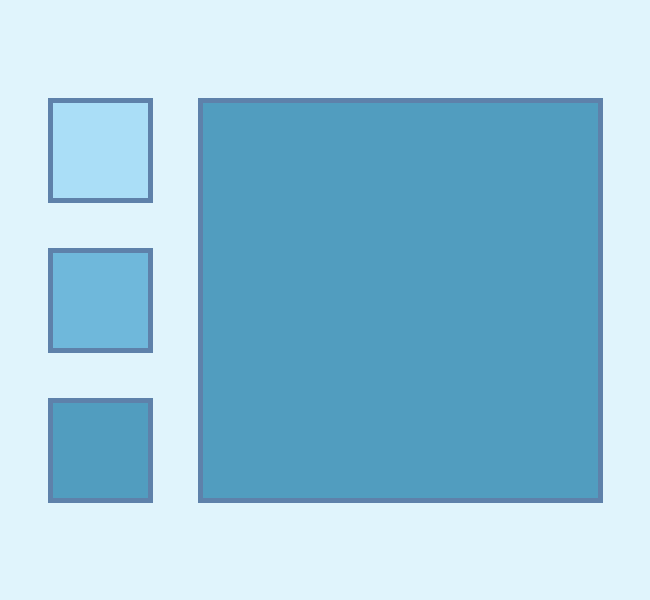
Frame 1 (no input)
Frame 60 (the mouse pressed at the canvas centre just before this capture): identical to frame 1, image omitted
Frame 120 (the mouse held since frame 60 and released just before this capture): identical to frame 1, image omitted

The Processing sketch that drew this single still picture (run headless with seeded random() and noise(); from frame 60 on, the mouse is pressed at the canvas centre):

// Processing sketch: Unit3_CheckPoint2
// ── Unit3_CheckPoint2.pde
//Melanie Liu
//2-1
//Mar 31, 2026
//Unit3 Check point-1

color babyblue = #E0F4FC;
color lightblue = #AADEF7;
color mediumblue = #6FB8DB;
color darkblue = #519DBF;
color strokecolor = #5E81AA;

color selectedColor;

void setup() {//--------------------------------
  size(650, 600);
  strokeWeight(5);
  stroke(strokecolor);
  selectedColor = darkblue;
}//---------------------------------------------

void draw() {//---------------------------------
  background(babyblue);

  //buttons
  tactile(100, 150, 50);
  fill(lightblue);
  square(50, 100, 100);

  tactile(100, 300, 50);
  fill(mediumblue);
  square(50, 250, 100);

  tactile(100, 450, 50);
  fill(darkblue);
  square(50, 400, 100);

  //indicator
  stroke(strokecolor);
  fill(selectedColor);
  square(200, 100, 400);
}//---------------------------------------------


void tactile (int x, int y, int s) {//----------
  if (mouseX > (x-s) && mouseX < (x+s) && mouseY > (y-s) && mouseY < (y+s)) {
    stroke(#FFFFFF);
  } else {
    stroke(strokecolor);
  }
}//---------------------------------------------


void mouseReleased() {//------------------------

  if (mouseX > 50 && mouseX < 150 && mouseY > 100 && mouseY < 200) {
    selectedColor = lightblue;
  }
  if (mouseX > 50 && mouseX < 150 && mouseY > 250 && mouseY < 350) {
    selectedColor = mediumblue;
  }
  if (mouseX > 50 && mouseX < 150 && mouseY > 400 && mouseY < 500) {
    selectedColor = darkblue;
  }
}//---------------------------------------------
